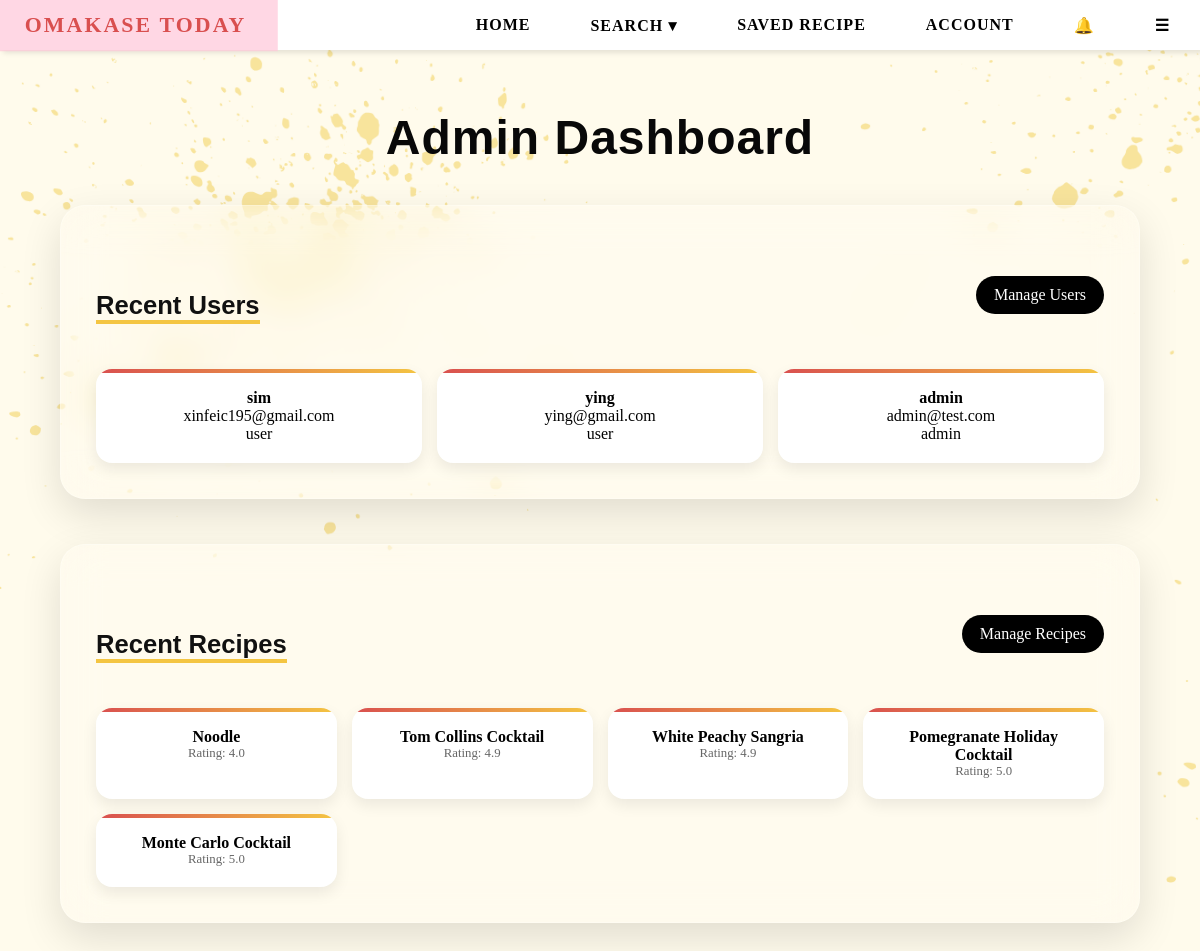
Page /admin (signed in) on the committed database.
### tables this page shows
CREATE TABLE users (
        email TEXT PRIMARY KEY,
        username TEXT,
        password TEXT,
        bio TEXT,
        profile_pic TEXT,
        role TEXT DEFAULT 'user'
    , reset_token TEXT, reset_used INTEGER DEFAULT 0, reset_viewed INTEGER DEFAULT 0);

### app.py (the view)
@app.route("/admin")
def admin():
    if session.get("role") != "admin":
        return "403 Forbidden"
    conn = sqlite3.connect(DB_PATH)
    c = conn.cursor()
    c.execute("SELECT email, username, role FROM users ORDER BY rowid DESC LIMIT 5")   #sqlite
    recent_users = c.fetchall()
    conn.close()
    recent_recipes = Recipe.query.order_by(Recipe.id.desc()).limit(5).all()  #recipes(SQLAIchemy)
    return render_template(
        "admin.html",
        recent_users=recent_users,
        recent_recipes=recent_recipes
    )

### app.py (called while the page is built)
@app.context_processor
def inject_notifications():
    if "user" not in session:
        return dict(
            new_notifications=[],
            old_notifications=[],
            notif_count=0
        )
    conn = sqlite3.connect(DB_PATH)
    c = conn.cursor()
    c.execute("""
        SELECT message, is_read, created_at
        FROM notifications
        WHERE user_email = ?
        ORDER BY created_at DESC
        LIMIT 5
    """, (session["user"],))
    rows = c.fetchall()
    new_notifs = [n for n in rows if n[1] == 0]
    old_notifs = [n for n in rows if n[1] == 1]
    c.execute("""
        SELECT COUNT(*) FROM notifications
        WHERE user_email = ? AND is_read = 0
    """, (session["user"],))
    count = c.fetchone()[0]
    conn.close()
    return dict(
        new_notifications=new_notifs,
        old_notifications=old_notifs,
        notif_count=count
    )

### templates/admin.html
{% extends "base.html" %}
{% block content %}
<div class="admin-dashboard">
    <h1 class="admin-title">Admin Dashboard</h1>
    <div class="admin-section">
        <div class="section-header">
            <h2>Recent Users</h2>
            <a href="/admin/users" class="manage-btn">Manage Users</a>
        </div>
        <div class="card-grid">
            {% for user in recent_users %}
            <div class="mini-card">
                <p><b>{{ user[1] }}</b></p>
                <p class="muted">{{ user[0] }}</p>
                <span class="badge">{{ user[2] }}</span>
            </div>
            {% endfor %}
        </div>
    </div>
    <div class="admin-section">
        <div class="section-header">
            <h2>Recent Recipes</h2>
            <a href="/admin/recipes" class="manage-btn">Manage Recipes</a>
        </div>
        <div class="card-grid">
            {% for r in recent_recipes %}
            <div class="mini-card">
                <p><b>{{ r.name }}</b></p>
                <p style="font-size: 0.8rem; color: #666;">Rating: {{ r.rating }}</p>
            </div>
            {% endfor %}
        </div>
    </div>
</div>
{% endblock %}

### static/css/style.css (style rules this page uses)
* { margin: 0; padding: 0; font-family: 'DM Serif Display', serif; }
html { text-align: center; }
body { height: 100%; background-image: url(../css/picture/background.png); background-size: cover; margin: 0; }
h2 { font-family: 'Montserrat', sans-serif; margin-top: 50px; font-size: 2rem; color: #111; border-bottom: 4px solid #f4c542; display: inline-block; margin-bottom: 25px; }
h1 { font-family: 'Fredoka', sans-serif; font-weight: 700; font-size: 3rem; margin-bottom: 15px; color: #111; }
body { background-color: #fdfae5; }
a { text-decoration: none; }
h1 { margin-top: 50px !important; text-align: center !important; }
.admin-dashboard { width: 90%; margin: 60px auto; }
.admin-title { text-align: left; font-size: 3rem; margin-bottom: 40px; color: #080808; letter-spacing: 1px; }
.admin-section { background: rgba(255,255,255,0.12); backdrop-filter: blur(20px); border-radius: 25px; padding: 35px; margin-bottom: 45px; border: 1px solid rgba(255,255,255,0.25); box-shadow: 0 15px 40px rgba(0,0,0,0.12); transition: 0.3s ease; }
.section-header { display: flex; justify-content: space-between; align-items: center; margin-bottom: 20px; }
.section-header h2 { font-size: 1.6rem; }
.manage-btn { padding: 10px 18px; background: black; color: white; border-radius: 999px; text-decoration: none; transition: 0.3s; }
.card-grid { display: grid; grid-template-columns: repeat(auto-fit, minmax(220px, 1fr)); gap: 15px; }
.mini-card { background: white; padding: 20px; border-radius: 16px; box-shadow: 0 6px 15px rgba(0,0,0,0.08); transition: 0.3s ease; position: relative; overflow: hidden; }
.mini-card::before { content: ""; position: absolute; top: 0; left: 0; height: 4px; width: 100%; background: linear-gradient(90deg, #d94f4f, #f4c542); }

### rows in the picture
users: username "sim", email "xinfeic195@gmail.com", role "user"
users: username "ying", email "ying@gmail.com", role "user"
users: username "admin", email "admin@test.com", role "admin"

### other values in the picture
{{ r.name }} "Noodle" "Tom Collins Cocktail" "White Peachy Sangria" "Pomegranate Holiday Cocktail" "Monte Carlo Cocktail"
{{ r.rating }} "4.0" "4.9" "4.9" "5.0" "5.0"
